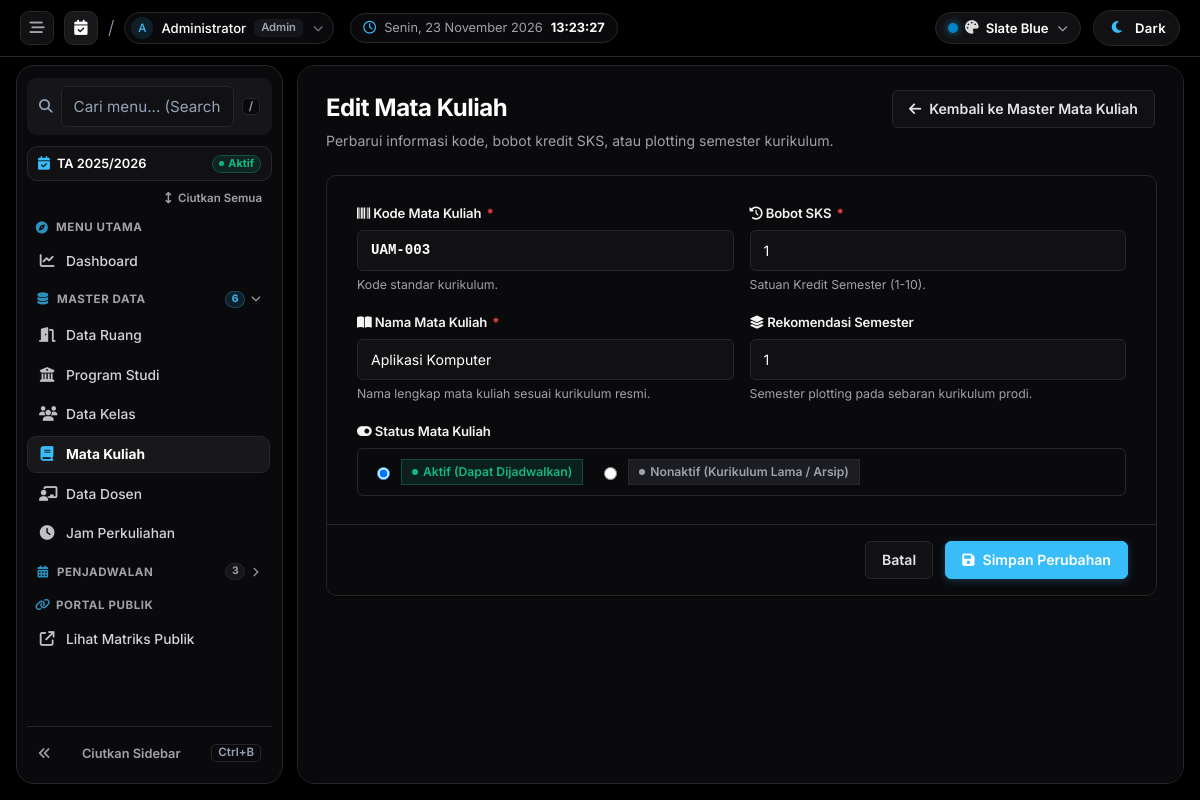
The app's page /mata-kuliah/edit?id=2 (signed in) with its own data.
### tables this page shows
CREATE TABLE `mata_kuliah` (
  `id` int(11) NOT NULL AUTO_INCREMENT,
  `kode_mk` varchar(30) NOT NULL,
  `nama_mk` varchar(150) NOT NULL,
  `sks` int(11) NOT NULL DEFAULT 0,
  `semester` int(11) DEFAULT NULL,
  `status` enum('aktif','nonaktif') DEFAULT 'aktif',
  `created_at` timestamp NOT NULL DEFAULT current_timestamp(),
  PRIMARY KEY (`id`),
  UNIQUE KEY `kode_mk` (`kode_mk`)
);

### app/core/Controller.php (called while the page is built, shortened)
<?php
class Controller
{
    protected function view(string $view, array $data = []): void
    {
        require __DIR__ . '/../views/layouts/main.php';
    }
}

### app/controllers/MataKuliahController.php (called while the page is built, shortened)
<?php
class MataKuliahController extends Controller
{
    public function edit(): void
    {
        $this->view('mata_kuliah/form', ['title' => 'Edit Mata Kuliah', 'item' => (new MataKuliah())->find((int) $_GET['id'])]);
    }
}

### app/core/Router.php (called while the page is built, shortened)
<?php
class Router
{
    private array $routes = [];
    private function add(string $method, string $path, array $handler): void
    {
        $this->routes[$method][trim($path, '/')] = $handler;
    }
    public function dispatch(): void
    {
        $method = $_SERVER['REQUEST_METHOD'];
        $uri = trim(parse_url($_SERVER['REQUEST_URI'], PHP_URL_PATH), '/');
        $uri = $uri ?: 'home';
        $handler = $this->routes[$method][$uri] ?? null;
        [$class, $action] = $handler;
        (new $class())->$action();
    }
}

### public/index.php (called while the page is built, shortened)
<?php
require __DIR__ . '/../app/helpers/functions.php';
spl_autoload_register(function ($class) {
    $paths = [
        __DIR__ . '/../app/core/' . $class . '.php',
        __DIR__ . '/../app/models/' . $class . '.php',
        __DIR__ . '/../app/controllers/' . $class . '.php',
        __DIR__ . '/../app/middleware/' . $class . '.php',
    ];
    foreach ($paths as $path) {
        if (file_exists($path)) {
            return;
        }
    }
});
$router = new Router();
$router->dispatch();

### app/helpers/functions.php (called while the page is built, shortened)
<?php
function app_base_url(): string
{
    static $baseUrl = null;
    if ($baseUrl !== null) {
        return $baseUrl;
    }
    $scriptName = str_replace('\\', '/', $_SERVER['SCRIPT_NAME'] ?? '');
    $basePath = str_replace('\\', '/', dirname($scriptName));
    if ($basePath === '/' || $basePath === '.') {
        return $baseUrl = '';
    }
    $basePath = rtrim($basePath, '/');
    return $baseUrl = rtrim($basePath, '/');
}
function url(string $path = ''): string
{
    return rtrim(app_base_url(), '/') . '/' . ltrim($path, '/');
}
function e(?string $value): string
{
    return htmlspecialchars((string) $value, ENT_QUOTES, 'UTF-8');
}

### app/core/Model.php (called while the page is built, shortened)
<?php
abstract class Model
{
    protected PDO $db;
    protected string $table;
    protected string $primaryKey = 'id';
    public function __construct()
    {
        $this->db = Database::connection();
    }
    public function find(int $id): ?array
    {
        $stmt = $this->db->prepare("SELECT * FROM {$this->table} WHERE {$this->primaryKey} = ?");
        $stmt->execute([$id]);
        return $stmt->fetch() ?: null;
    }
}

### app/config/database.php (called while the page is built)
<?php
return [
    'host' => getenv('DB_HOST') ?: '127.0.0.1',
    'database' => getenv('DB_DATABASE') ?: 'db_penjadwalan_ruang',
    'username' => getenv('DB_USERNAME') ?: 'root',
    'password' => getenv('DB_PASSWORD') ?: '',
    'charset' => 'utf8mb4',
];

### app/core/Database.php (called while the page is built)
<?php
class Database
{
    private static ?PDO $pdo = null;
    public static function connection(): PDO
    {
        if (self::$pdo === null) {
            $config = require __DIR__ . '/../config/database.php';
            $dsn = "mysql:host={$config['host']};dbname={$config['database']};charset={$config['charset']}";
            self::$pdo = new PDO($dsn, $config['username'], $config['password'], [
                PDO::ATTR_ERRMODE => PDO::ERRMODE_EXCEPTION,
                PDO::ATTR_DEFAULT_FETCH_MODE => PDO::FETCH_ASSOC,
            ]);
        }
        return self::$pdo;
    }
}

### app/views/mata_kuliah/form.php (the view, shortened to what this page needs)
<div style="display: flex; justify-content: space-between; align-items: flex-start; margin-bottom: 24px; flex-wrap: wrap; gap: 16px;">
    <div>
        <h2 style="margin: 0; font-size: 1.5rem; font-weight: 700; color: var(--text-main); letter-spacing: -0.02em;">
            <?= $item ? 'Edit Mata Kuliah' : 'Tambah Mata Kuliah Baru' ?>
        </h2>
        <p style="color: var(--text-muted); margin: 4px 0 0; font-size: 0.88rem;">
            <?= $item ? 'Perbarui informasi kode, bobot kredit SKS, atau plotting semester kurikulum.' : 'Daftarkan kurikulum mata kuliah baru ke dalam sistem pemetaan perkuliahan kampus.' ?>
        </p>
    </div>
    <a href="<?= url('mata-kuliah') ?>" class="btn btn-secondary">
        <i class="fa-solid fa-arrow-left"></i> Kembali ke Master Mata Kuliah
    </a>
</div>
<div class="card" style="width: 100%;">
    <form method="post" action="<?= $item ? url('mata-kuliah/update') : url('mata-kuliah/store') ?>" data-confirm-submit>
        <div class="form-card-body">
            <div class="form-grid-2" style="margin-bottom: 20px;">
                <div>
                    <label class="form-label">
                        <span><i class="fa-solid fa-barcode mr-1 text-primary"></i> Kode Mata Kuliah <span class="required">*</span></span>
                    </label>
                    <input name="kode_mk" class="form-control" value="<?= e($item['kode_mk'] ?? '') ?>" placeholder="Misal: SI-201 / MK-001" required style="font-family: monospace; font-weight: 600; text-transform: uppercase;">
                    <span class="form-hint">Kode standar kurikulum.</span>
                </div>
                <div>
                    <label class="form-label">
                        <span><i class="fa-solid fa-clock-rotate-left mr-1 text-primary"></i> Bobot SKS <span class="required">*</span></span>
                    </label>
                    <input type="number" min="0" max="10" name="sks" class="form-control" value="<?= e($item['sks'] ?? '3') ?>" placeholder="3" required>
                    <span class="form-hint">Satuan Kredit Semester (1-10).</span>
                </div>
            </div>
            <div class="form-grid-2" style="margin-bottom: 20px;">
                <div>
                    <label class="form-label">
                        <span><i class="fa-solid fa-book-open mr-1 text-primary"></i> Nama Mata Kuliah <span class="required">*</span></span>
                    </label>
                    <input name="nama_mk" class="form-control" value="<?= e($item['nama_mk'] ?? '') ?>" placeholder="Misal: Basis Data Terdistribusi" required>
                    <span class="form-hint">Nama lengkap mata kuliah sesuai kurikulum resmi.</span>
                </div>
                <div>
                    <label class="form-label">
                        <span><i class="fa-solid fa-layer-group mr-1 text-primary"></i> Rekomendasi Semester</span>
                    </label>
                    <input type="number" min="1" max="14" name="semester" class="form-control" value="<?= e($item['semester'] ?? '') ?>" placeholder="Misal: 3">
                    <span class="form-hint">Semester plotting pada sebaran kurikulum prodi.</span>
                </div>
            </div>
            <div class="form-group" style="margin-bottom: 0;">
                <label class="form-label">
                    <span><i class="fa-solid fa-toggle-on mr-1 text-primary"></i> Status Mata Kuliah</span>
                </label>
                <div class="radio-card-group">
                    <label class="radio-card-label">
                        <input type="radio" name="status" value="aktif" <?= (($item['status'] ?? 'aktif') === 'aktif') ? 'checked' : '' ?>>
                        <span class="badge-status-active"><span style="width:6px;height:6px;border-radius:50%;background:#10b981;"></span> Aktif (Dapat Dijadwalkan)</span>
                    </label>
                    <label class="radio-card-label">
                        <input type="radio" name="status" value="nonaktif" <?= (($item['status'] ?? '') === 'nonaktif') ? 'checked' : '' ?>>
                        <span class="badge-status-inactive"><span style="width:6px;height:6px;border-radius:50%;background:var(--text-muted);"></span> Nonaktif (Kurikulum Lama / Arsip)</span>
                    </label>
                </div>
            </div>
        </div>
        <div class="form-card-footer">
            <a href="<?= url('mata-kuliah') ?>" class="btn btn-secondary">
                Batal
            </a>
            <button type="submit" class="btn btn-primary">
                <i class="fa-solid fa-floppy-disk"></i> <?= $item ? 'Simpan Perubahan' : 'Simpan Mata Kuliah' ?>
            </button>
        </div>
    </form>
</div>

### records on screen
mata_kuliah: kode_mk "UAM-003", sks "1", nama_mk "Aplikasi Komputer", semester "1", status "☑ Aktif (Dapat Dijadwalkan)", status "☐ Nonaktif (Kurikulum Lama / Ars"

### other values on screen
$initials "A"
$currentUser['name'] "Administrator"
str_replace('_', ' ', $currentUser['role'] ?? 'Admin') "Admin"
